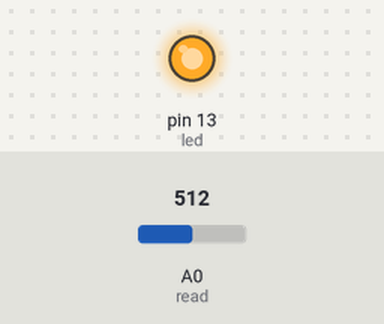
A sketch run on a simulated Arduino Uno, built with avr-gcc and run on an emulated ATmega328P. On the bench: output pins drawn as LEDs (lit = HIGH). The test bench sets the inputs (shaded band); at power-on: A0 (read) = 512.

Above: at 1.2 s.
1.3 s: A0 (read) set to 318
2.8 s: A0 (read) set to 288
At 3.7 s:
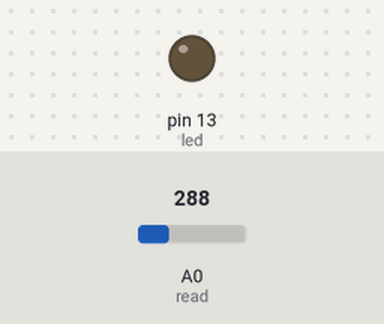
4.3 s: A0 (read) set to 306
At 4.9 s:
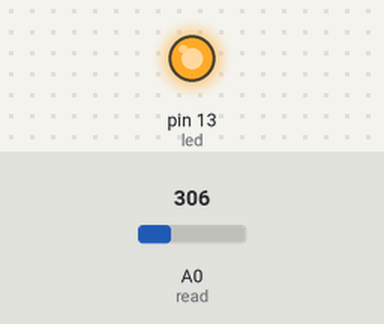
5.8 s: A0 (read) set to 290
At 6.1 s:
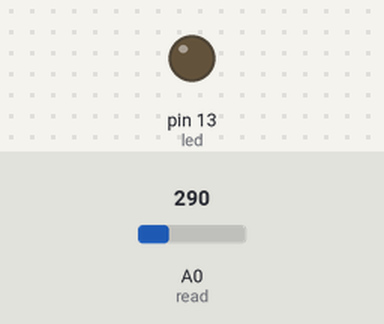
Timing chart, 0 to 8.3 s (numbered marks = the images above; inputs shaded):
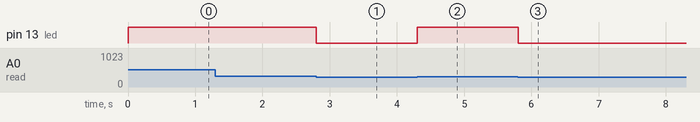

The sketch:

sketch_feb1b.ino
```cpp
const int read = A0;
const int led = 13;
int value;

void setup()
{
   Serial.begin(9600);
   pinMode(led, OUTPUT);
}

void loop()
{
   value = analogRead(read);

   if (value >= 300){
    digitalWrite(led, HIGH);
   } else {
    digitalWrite(led, LOW);
   }
   delay(100);
}
```

Measured:
- the behaviour switches between 300 and 299 on A0 (read) (found by bisection; images 0 and 1)
- after the input at 1.3 s, every drawn part: stays the same
- after the input at 2.8 s, pin 13 (led): HIGH → LOW at once
- after the input at 4.3 s, pin 13 (led): LOW → HIGH at once
- after the input at 5.8 s, pin 13 (led): HIGH → LOW at once
